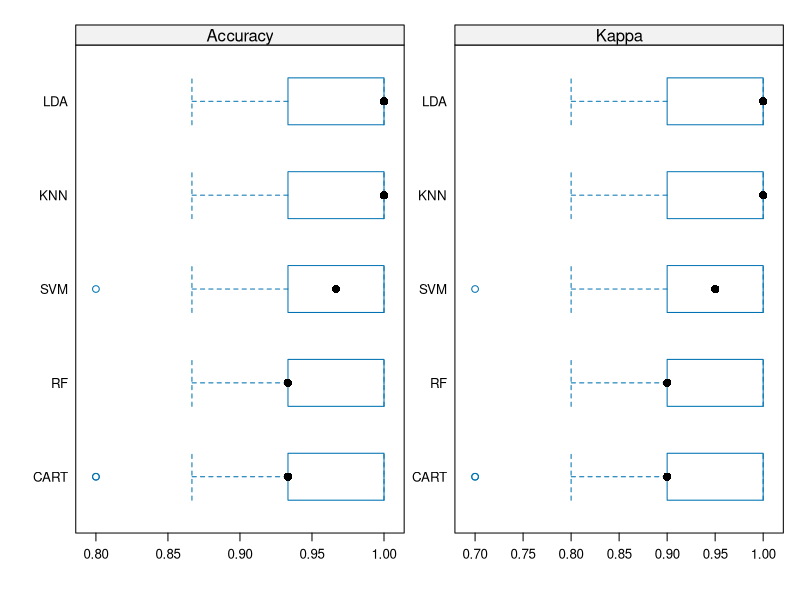
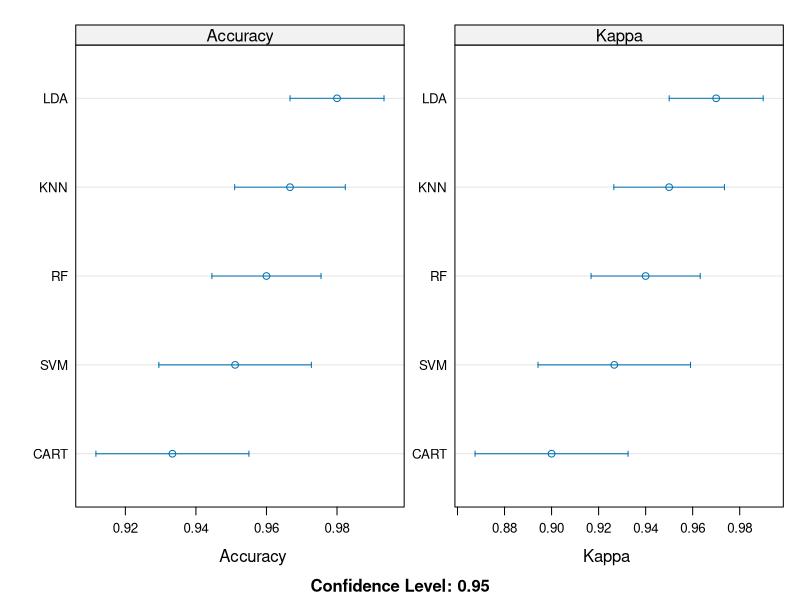
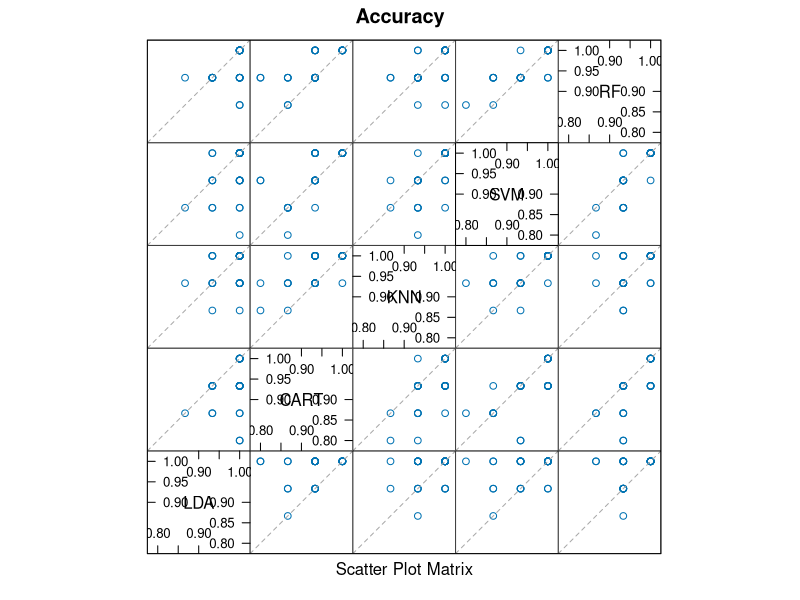

These figures' R source, in order:
# Load necessary libraries
library(caret)
library(e1071)
library(randomForest)
library(kernlab)
library(rpart)

# Load the Iris dataset (this dataset is included in R)
data(iris)

#Train the models
# Define train control
train_control <- trainControl(method = "repeatedcv", number = 10, repeats = 3)

### LDA ----
set.seed(7)
iris_model_lda <- train(Species ~ ., data = iris,
                        method = "lda", trControl = train_control)
### CART ----
set.seed(7)
iris_model_cart <- train(Species ~ ., data = iris,
                         method = "rpart", trControl = train_control)
### KNN ----
set.seed(7)
iris_model_knn <- train(Species ~ ., data = iris,
                        method = "knn", trControl = train_control)
### SVM ----
set.seed(7)
iris_model_svm <- train(Species ~ ., data = iris,
                        method = "svmRadial", trControl = train_control)
### Random Forest ----
set.seed(7)
iris_model_rf <- train(Species ~ ., data = iris,
                       method = "rf", trControl = train_control)
## Call the `resamples` Function ----
results <- resamples(list(LDA = iris_model_lda, CART = iris_model_cart,
                          KNN = iris_model_knn, SVM = iris_model_svm,
                          RF = iris_model_rf))

## 1. Table Summary ----
summary(results)

## 2. Box and Whisker Plot ----
scales <- list(x = list(relation = "free"), y = list(relation = "free"))
bwplot(results, scales = scales)

## 3. Dot Plots ----
dotplot(results, scales = scales)

## 4. Scatter Plot Matrix ----
splom(results)
